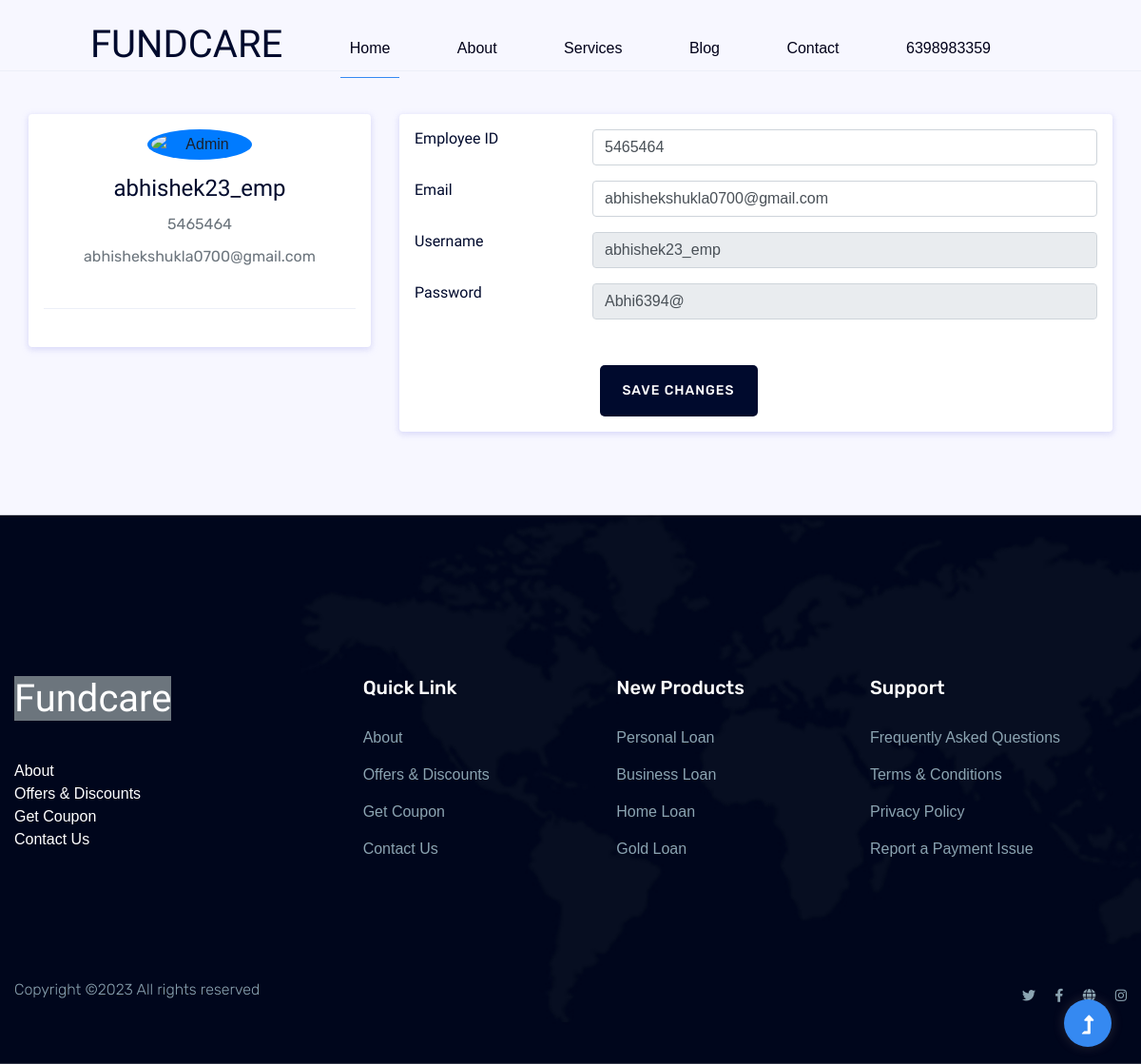
Screenshot of /emp-details/6/ (signed in) with the database file from the repository.
### frenchise/models.py (models this page shows)
class frenchise_employee_register_model(models.Model):
    user = models.ForeignKey(User, on_delete=models.CASCADE)
    employee_id = models.IntegerField(default=123456)
    email = models.EmailField(null=False, blank=False, default= 'employee@gmail.com')
    name = models.CharField(max_length=100,blank=True)
    username = models.CharField(max_length=15,null=False, blank=False, default='Username')
    password = models.CharField(max_length=50)

### frenchise/views.py (the view, shortened to what this page needs)
# urls.py: path('emp-details/<int:empid>/', edit_employee_dashboard_view, name= 'emp_details'),
@login_required
def edit_employee_dashboard_view(request, empid):
    loginUser = request.user.username
    loginUser = request.user.username
    getEmployee = frenchise_employee_register_model.objects.get(id=empid)
    employee_user = getEmployee.user.username
    email = getEmployee.email
    if loginUser == employee_user:
        return render(request, 'frenchise/edit_employee_dashboard.html',{'employeData':getEmployee})

### frenchise/templates/frenchise/edit_employee_dashboard.html (shortened to what this page needs)
{% extends 'frenchise/base.html' %}
{% load crispy_forms_tags %}
{% load static %}
{% block home-page %}
<main>
<br>
<hr>
<div class="container">
    <div class="main-body">
        <div class="row">
            <div class="col-lg-4">
                <div class="card">
                    <div class="card-body">
                        <div class="d-flex flex-column align-items-center text-center">
                            <img src="https://bootdey.com/img/Content/avatar/avatar6.png" alt="Admin" class="rounded-circle p-1 bg-primary" width="110">
                            <div class="mt-3">
                                <h4>{{employeData.username}}</h4>
                                <p class="text-secondary mb-1">{{employeData.employee_id}}</p>
                                <p class="text-muted font-size-sm">{{employeData.email}}</p>
                            </div>
                        </div>
                        <hr class="my-4">
                    </div>
                </div>
            </div>
            <div class="col-lg-8">
                <form method="POST" action="">
                <div class="card">
                    <div class="card-body">
                        <div class="row mb-3">
                            <div class="col-sm-3">
                                <h6 class="mb-0">Employee ID</h6>
                            </div>
                            <div class="col-sm-9 text-secondary">
                                <input type="number" value="{{employeData.employee_id}}" class="form-control" name="employeId">
                            </div>
                        </div>
                        <div class="row mb-3">
                            <div class="col-sm-3">
                                <h6 class="mb-0">Email</h6>
                            </div>
                            <div class="col-sm-9 text-secondary">
                                <input type="text" class="form-control" value="{{employeData.email}}" name="email">
                            </div>
                        </div>
                        <div class="row mb-3">
                            <div class="col-sm-3">
                                <h6 class="mb-0">Username</h6>
                            </div>
                            <div class="col-sm-9 text-secondary">
                            <input type="text" class="form-control" value="{{employeData.username}}" readonly>
                            </div>
                        </div>
                        <div class="row mb-3">
                            <div class="col-sm-3">
                                <h6 class="mb-0">Password</h6>
                            </div>
                            <div class="col-sm-9 text-secondary">
                                <input type="text" class="form-control" value="{{employeData.password}}" readonly>
                            </div>
                        </div>
                    </div>
                        <div class="row m-3">
                            <div class="col-sm-3"></div>
                            <div class="col-sm-9 text-secondary">
                                <input type="submit" class="btn btn-primary px-4" value="Save Changes">
                            </div>
                        </div>
                    </div>
                </form>
                </div>
            </div>
        </div>
    </div>
{% endblock home-page %}

### frenchise/templates/frenchise/base.html (shortened to what this page needs)
<!doctype html>
{% load static %}
<html class="no-js" lang="zxx">
    <head>
            <link rel="stylesheet" href="{% static 'frenchise/css/bootstrap.min.css' %}">
            <link rel="stylesheet" href="{% static 'frenchise/css/owl.carousel.min.css' %}">
            <link rel="stylesheet" href="{% static 'frenchise/css/slicknav.css' %}" >
            <link rel="stylesheet" href="{% static 'frenchise/css/flaticon.css' %}">
            <link rel="stylesheet" href="{% static 'frenchise/css/animate.min.css' %}">
            <link rel="stylesheet" href="{% static 'frenchise/css/magnific-popup.css' %}">
            <link rel="stylesheet" href="{% static 'frenchise/css/fontawesome-all.min.css' %}">
            <link rel="stylesheet" href="{% static 'frenchise/css/themify-icons.css' %}">
            <link href="https://maxcdn.bootstrapcdn.com/font-awesome/4.7.0/css/font-awesome.min.css" rel="stylesheet">
            <link rel="stylesheet" href="{% static 'frenchise/css/slick.css' %}">
            <link rel="stylesheet" href="{% static 'frenchise/css/nice-select.css' %}">
            <link rel="stylesheet" href="{% static 'frenchise/css/style.css' %}">
    <link rel="stylesheet" href="https://cdnjs.cloudflare.com/ajax/libs/font-awesome/5.12.1/css/all.min.css">
 </head>
   <body>
<header>
    <div class="header-area header-transparent">
            <div class="main-header  header-sticky">
                <div class="container-fluid">
                    <div class="row align-items-center">
                        <div class="col-xl-2 col-lg-2 col-md-1">
                            <div class="logo ">
                                <a href="{% url 'home' %}"><h1>FUNDCARE</h1></a>
                            </div>
                        </div>
                        <div class="col-xl-10 col-lg-10 col-md-10">
                        <div class="menu-main d-flex align-items-center justify-content-end">
                            <div class="main-menu f-right d-none d-lg-block">
                                <nav>
                                    <ul id="navigation">
                                        <li class="active"><a href="{% url 'home' %}">Home</a></li>
                                        <li><a href="{% url 'about' %}">About</a></li>
                                        <li><a href="{% url 'services' %}">Services</a></li>
                                        <li><a href="{% url 'blog' %}">Blog</a>
                                        </li>
                                        <li><a href="{% url 'contact' %}">Contact</a></li>
                                        {% if request.user.is_authenticated %}
                                            <li><a href="#">{{ request.user.username|capfirst }}</a>
                                            </li>
                                        {% else %}
                                            <li><a href="{% url 'register' %}" class=""><i class="fa-light fa-user-plus"></i><small>Partner Dashboard</small> </a></li>
                                            <li><a href="{% url 'login' %}" class=""><i class="fa-light fa-user-plus"></i><small> Login </small> </a></li>
                                        {% endif %}
                                    </ul>
                                </nav>
                            </div>
                        </div>
                        </div>
                        <div class="col-12">
                        </div>
                    </div>
                </div>
            </div>
    </div>
</header>
{% block home-page %} {% endblock home-page %}
    <footer class="mt-5">
        <div class="footer-area">
            <div class="container-fluid">
               <div class="footer-top footer-padding">
                    <div class="row justify-content-between">
                        <div class="col-xl-3 col-lg-4 col-md-4 col-sm-6">
                            <div class="single-footer-caption mb-50">
                                <div class="single-footer-caption mb-30">
                                    <div class="footer-logo">
                                        <h1><a href="{% url 'home' %}" class="btn-secondary">Fundcare</a></h1>
                                    </div>
                                    <ul>
                                        <li><a href="#">About</a></li>
                                        <li><a href="#">Offers & Discounts</a></li>
                                        <li><a href="#">Get Coupon</a></li>
                                        <li><a href="#"> Contact Us</a></li>
                                    </ul>
                                </div>
                            </div>
                        </div>
                        <div class="col-xl-2 col-lg-2 col-md-4 col-sm-6">
                            <div class="single-footer-caption mb-50">
                                <div class="footer-tittle">
                                    <h4>Quick Link</h4>
                                    <ul>
                                        <li><a href="#">About</a></li>
                                        <li><a href="#">Offers & Discounts</a></li>
                                        <li><a href="#">Get Coupon</a></li>
                                        <li><a href="#"> Contact Us</a></li>
                                    </ul>
                                </div>
                            </div>
                        </div>
                        <div class="col-xl-2 col-lg-3 col-md-4 col-sm-6">
                            <div class="single-footer-caption mb-50">
                                <div class="footer-tittle">
                                    <h4>New Products</h4>
                                    <ul>
                                        <li><a href="#">Personal Loan</a></li>
                                        <li><a href="#">Business Loan</a></li>
                                        <li><a href="#">Home Loan</a></li>
                                        <li><a href="#">Gold Loan</a></li>
                                    </ul>
                                </div>
                            </div>
                        </div>
                        <div class="col-xl-3 col-lg-3 col-md-4 col-sm-6">
                            <div class="single-footer-caption mb-50">
                                <div class="footer-tittle">
                                    <h4>Support</h4>
                                    <ul>
                                        <li><a href="#">Frequently Asked Questions</a></li>
                                        <li><a href="#">Terms & Conditions</a></li>
                                        <li><a href="#"> Privacy Policy</a></li>
                                        <li><a href="#">Report a Payment Issue</a></li>
                                    </ul>
                                </div>
                            </div>
                        </div>
                    </div>
               </div>
                <div class="footer-bottom">
                    <div class="row d-flex justify-content-between align-items-center">
                        <div class="col-xl-9 col-lg-8">
                            <div class="footer-copy-right">
                                <p>
    Copyright &copy;<script>document.write(new Date().getFullYear());</script> All rights reserved
    </p>
                            </div>
                        </div>
                        <div class="col-xl-3 col-lg-4">
                            <div class="footer-social f-right">
                                <a href="#"><i class="fab fa-twitter"></i></a>
                                <a href="#"><i class="fab fa-facebook-f"></i></a>
                                <a href="#"><i class="fas fa-globe"></i></a>
                                <a href="#"><i class="fab fa-instagram"></i></a>
                            </div>
                        </div>
                    </div>
               </div>
            </div>
        </div>
    </footer>
    <div id="back-top" >
        <a title="Go to Top" href="#"> <i class="fas fa-level-up-alt"></i></a>
    </div>
    </body>
</html>

### rows the page displays
frenchise_employee_register_model: username "abhishek23_emp", employee_id "5465464", email "abhishekshukla0700@gmail.com", employeId "5465464", password "Abhi6394@"

### other values shown
{{ request.user.username|capfirst }} "6398983359"
